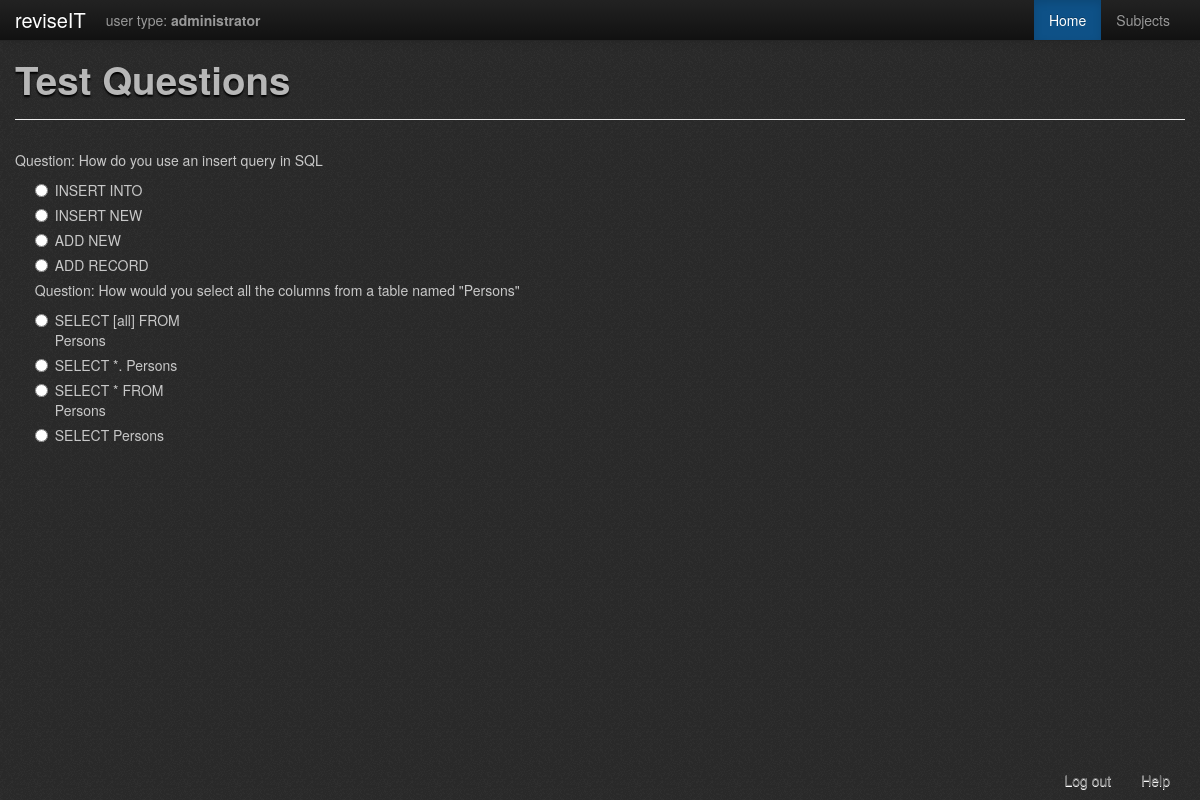
The page /php/contents/ViewTestQuestions.php?ID=1 (signed in) on the database as committed earlier.
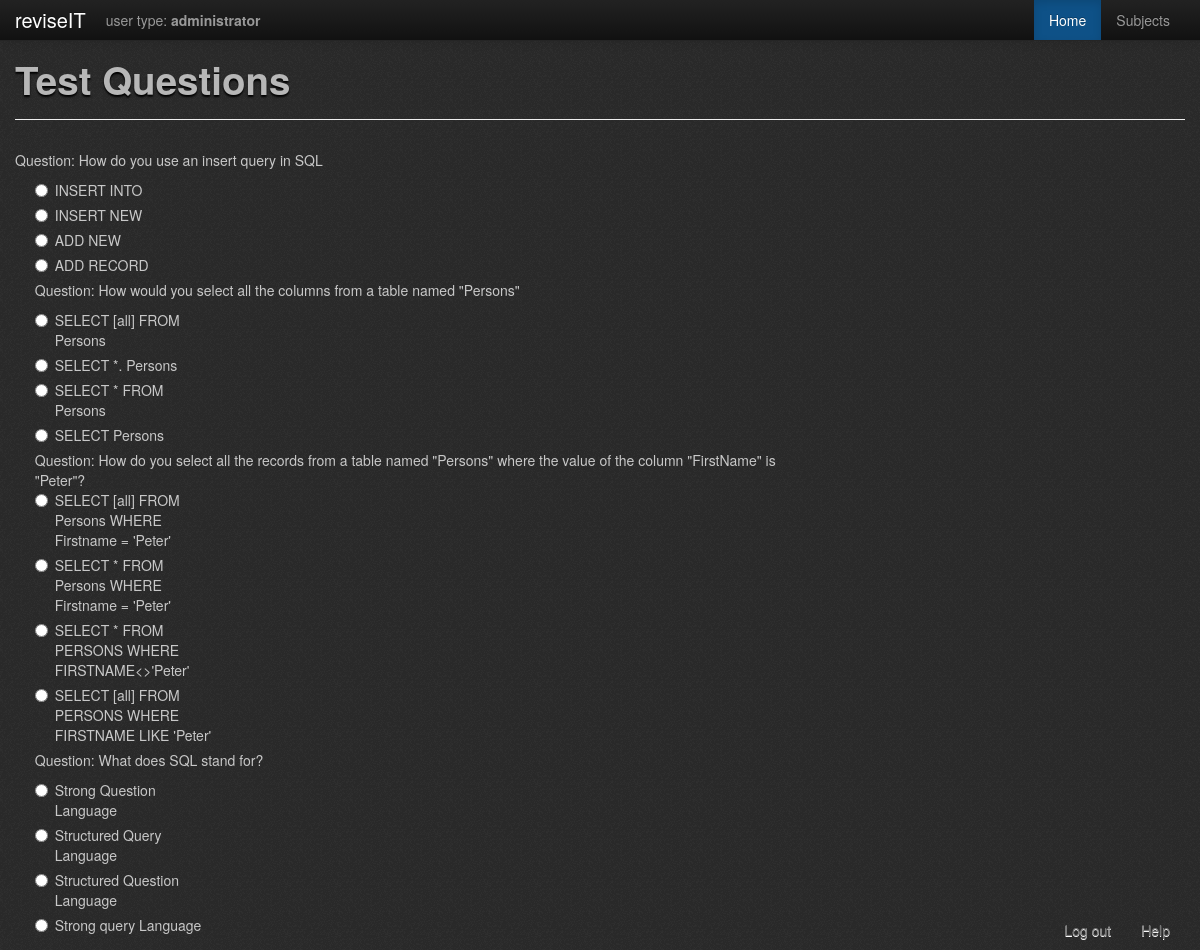
The same page on the database as committed later.
### tables this page shows
CREATE TABLE `multichoice` (
  `MultiChoiceID` int(11) NOT NULL AUTO_INCREMENT,
  `Question` text NOT NULL,
  `Answer1` text NOT NULL,
  `Answer2` text NOT NULL,
  `Answer3` text NOT NULL,
  `Answer4` text NOT NULL,
  `TestID` int(11) NOT NULL,
  `correctAns` varchar(10) NOT NULL,
  PRIMARY KEY (`MultiChoiceID`),
  KEY `FK_multichoice` (`TestID`)
);

### php/contents/ViewTestQuestions.php (the view, shortened to what this page needs)
<?php
	require '../check_logged_in.php';
	$SubtopicID = $_GET['ID'];
?>
<!DOCTYPE html PUBLIC "-//W3C//DTD XHTML 1.0 Transitional//EN" "http://www.w3.org/TR/xhtml1/DTD/xhtml1-transitional.dtd">
<html xmlns="http://www.w3.org/1999/xhtml">
<head>
	<?php
		include '../header_container.php';
	?>
</head>
<body>
	<?php
		include '../subtopics/subtopics_menu_bar.php';
	?>
<div class="container">
	<div class="page-header">
        <h1>Test Questions</h1>
    </div>
	<div class="row-fluid">
   		<div class="span8">
           <?php
		   $query = $db->prepare("SELECT TopicID FROM subtopic WHERE SubtopicID = :subtop_ID");
		   $query->bindParam("subtop_ID", $SubtopicID);
		   $query->execute();
		   $stuff = $query->fetchColumn();
		   $resultTest = $db->prepare("SELECT * FROM multichoice WHERE TestID = '".$stuff."'");
		   $resultTest->execute();
		   while($row = $resultTest->fetch(PDO::FETCH_ASSOC))
		   {
			   echo "<div class='span12'>Question: ".$row['Question']."</div>";
			   echo "<div class='span3'>";
			   	echo "<label class='radio'>";
					echo "<input name='rdo_group' type='radio'/>".$row['Answer1'];
				echo "</label>";
			   	echo "<label class='radio'>";
					echo "<input name='rdo_group' type='radio'/>".$row['Answer2'];
				echo "</label>";
			   	echo "<label class='radio'>";
					echo "<input name='rdo_group' type='radio'/>".$row['Answer3'];
				echo "</label>";
			   	echo "<label class='radio'>";
					echo "<input name='rdo_group' type='radio'/>".$row['Answer4'];
				echo "</label>";
			   echo "</div>";
		   }
			?>
		</div>
	</div>
</div>
<?php
	include '../footer.php';
?>
</body>
</html>

### php/header_container.php (shortened to what this page needs)
<link rel="stylesheet" type="text/css" href="../../assets/css/bootstrap-wysihtml5-0.0.2.css"></link>
<link rel="stylesheet" href="../../assets/css/version1.css">
<link rel="stylesheet" href="../../assets/css/bootstro.css">
<link rel="stylesheet" href="../../assets/css/bootstrap-responsive.css">

### php/subtopics/subtopics_menu_bar.php (shortened to what this page needs)
<div class="navbar navbar-fixed-top navbar-inverse">
	<div class="navbar-inner">
		<div class="container">
			<a href="#" class="brand">reviseIT</a>
			<p class="nav navbar-text">user type: <strong>administrator</strong></p>
			<div class="nav-collapse collapse">
				<ul class="nav pull-right">
					<li class="active"><a href="#">Home</a></li>
					<li><a href="../subjects/all_Subjects.php">Subjects</a></li>
				</ul>
			</div>
		</div>
	</div>
</div>

### php/footer.php
<div class="navbar navbar-fixed-bottom">
	<div class="container">
		<div class="nav-collapse collapse">
			<ul class="nav pull-right">
				<li><a href="../logout.php">Log out</a></li>
				<li><a href="#" id="help">Help</a></li>
			</ul>
		</div>
	</div>
</div>

Rows that differ between the two databases and show on the page:
now on this page (row edited): multichoice: Question "How do you select all the records from a table named \"Persons\" where the value of the column \"FirstName\" is \"Peter\"?", Answer1 "SELECT [all] FROM Persons WHERE Firstname = 'Peter'", Answer2 "SELECT * FROM Persons WHERE Firstname = 'Peter'", Answer3 "SELECT * FROM PERSONS WHERE FIRSTNAME<>'Peter'", Answer4 "SELECT [all] FROM PERSONS WHERE FIRSTNAME LIKE 'Peter'"
added multichoice: Question "What does SQL stand for?", Answer1 "Strong Question Language", Answer2 "Structured Query Language", Answer3 "Structured Question Language", Answer4 "Strong query Language"
